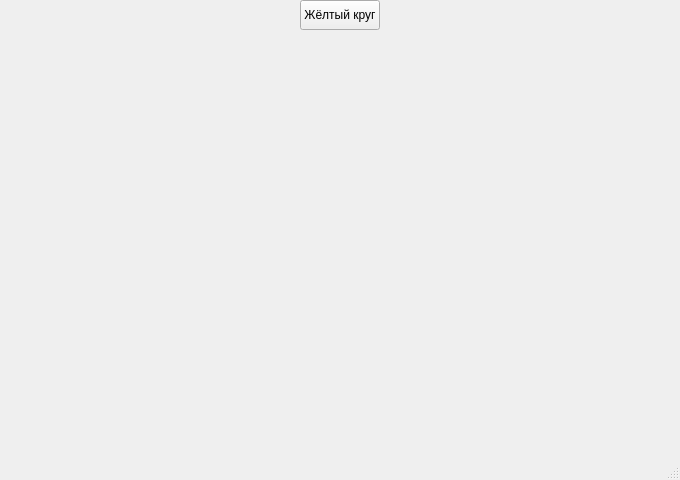
<?xml version="1.0" encoding="UTF-8"?>
<ui version="4.0">
 <class>MainWindow</class>
 <widget class="QMainWindow" name="MainWindow">
  <property name="geometry">
   <rect>
    <x>0</x>
    <y>0</y>
    <width>680</width>
    <height>480</height>
   </rect>
  </property>
  <property name="windowTitle">
   <string>MainWindow</string>
  </property>
  <widget class="QWidget" name="centralwidget">
   <widget class="QPushButton" name="pushButton">
    <property name="geometry">
     <rect>
      <x>300</x>
      <y>0</y>
      <width>80</width>
      <height>30</height>
     </rect>
    </property>
    <property name="text">
     <string>Жёлтый круг</string>
    </property>
   </widget>
  </widget>
  <widget class="QMenuBar" name="menubar">
   <property name="geometry">
    <rect>
     <x>0</x>
     <y>0</y>
     <width>680</width>
     <height>21</height>
    </rect>
   </property>
  </widget>
  <widget class="QStatusBar" name="statusbar"/>
 </widget>
 <resources/>
 <connections/>
</ui>
